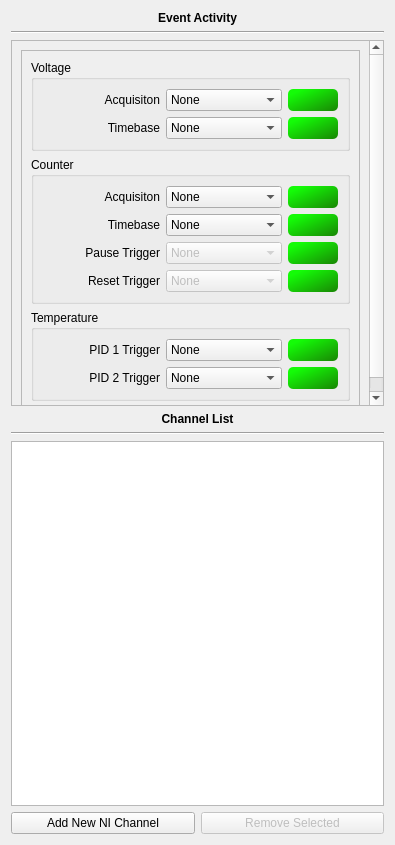
<?xml version="1.0" encoding="UTF-8"?>
<ui version="4.0">
 <class>ChannelManagerWindow</class>
 <widget class="QWidget" name="ChannelManagerWindow">
  <property name="enabled">
   <bool>true</bool>
  </property>
  <property name="geometry">
   <rect>
    <x>0</x>
    <y>0</y>
    <width>395</width>
    <height>845</height>
   </rect>
  </property>
  <property name="minimumSize">
   <size>
    <width>257</width>
    <height>0</height>
   </size>
  </property>
  <property name="windowTitle">
   <string>Form</string>
  </property>
  <layout class="QVBoxLayout" name="verticalLayout">
   <item>
    <widget class="QLabel" name="label_2">
     <property name="font">
      <font>
       <weight>75</weight>
       <bold>true</bold>
      </font>
     </property>
     <property name="text">
      <string>Event Activity</string>
     </property>
     <property name="alignment">
      <set>Qt::AlignCenter</set>
     </property>
    </widget>
   </item>
   <item>
    <widget class="Line" name="line_2">
     <property name="orientation">
      <enum>Qt::Horizontal</enum>
     </property>
    </widget>
   </item>
   <item>
    <widget class="QScrollArea" name="scrollArea">
     <property name="verticalScrollBarPolicy">
      <enum>Qt::ScrollBarAlwaysOn</enum>
     </property>
     <property name="horizontalScrollBarPolicy">
      <enum>Qt::ScrollBarAlwaysOff</enum>
     </property>
     <property name="widgetResizable">
      <bool>true</bool>
     </property>
     <widget class="QWidget" name="scrollAreaWidgetContents">
      <property name="geometry">
       <rect>
        <x>0</x>
        <y>0</y>
        <width>358</width>
        <height>365</height>
       </rect>
      </property>
      <layout class="QVBoxLayout" name="verticalLayout_2">
       <item>
        <widget class="QFrame" name="frame">
         <property name="frameShape">
          <enum>QFrame::StyledPanel</enum>
         </property>
         <property name="frameShadow">
          <enum>QFrame::Raised</enum>
         </property>
         <layout class="QVBoxLayout" name="verticalLayout_3">
          <item>
           <widget class="QGroupBox" name="groupBox">
            <property name="title">
             <string>Voltage</string>
            </property>
            <layout class="QGridLayout" name="gridLayout_2">
             <item row="0" column="2">
              <widget class="QIndicator" name="led_0">
               <property name="minimumSize">
                <size>
                 <width>50</width>
                 <height>0</height>
                </size>
               </property>
               <property name="maximumSize">
                <size>
                 <width>50</width>
                 <height>16777215</height>
                </size>
               </property>
               <property name="styleSheet">
                <string notr="true">QLabel {
	color: white;
border-radius: 5px;
background-color: qlineargradient(spread:pad, x1:0.145, y1:0.16, x2:1, y2:1, stop:0 rgba(20, 252, 7, 255), stop:1 rgba(25, 134, 5, 255));
}</string>
               </property>
               <property name="text">
                <string/>
               </property>
              </widget>
             </item>
             <item row="0" column="0">
              <widget class="QLabel" name="label">
               <property name="text">
                <string>Acquisiton</string>
               </property>
               <property name="alignment">
                <set>Qt::AlignRight|Qt::AlignTrailing|Qt::AlignVCenter</set>
               </property>
              </widget>
             </item>
             <item row="0" column="1">
              <widget class="QComboBox" name="comboBox">
               <property name="minimumSize">
                <size>
                 <width>0</width>
                 <height>0</height>
                </size>
               </property>
               <item>
                <property name="text">
                 <string>None</string>
                </property>
               </item>
              </widget>
             </item>
             <item row="1" column="0">
              <widget class="QLabel" name="label_14">
               <property name="text">
                <string>Timebase</string>
               </property>
               <property name="alignment">
                <set>Qt::AlignRight|Qt::AlignTrailing|Qt::AlignVCenter</set>
               </property>
              </widget>
             </item>
             <item row="1" column="1">
              <widget class="QComboBox" name="comboBox_5">
               <property name="minimumSize">
                <size>
                 <width>0</width>
                 <height>0</height>
                </size>
               </property>
               <item>
                <property name="text">
                 <string>None</string>
                </property>
               </item>
              </widget>
             </item>
             <item row="1" column="2">
              <widget class="QIndicator" name="led_1">
               <property name="minimumSize">
                <size>
                 <width>50</width>
                 <height>0</height>
                </size>
               </property>
               <property name="maximumSize">
                <size>
                 <width>50</width>
                 <height>16777215</height>
                </size>
               </property>
               <property name="styleSheet">
                <string notr="true">QLabel {
	color: white;
border-radius: 5px;
background-color: qlineargradient(spread:pad, x1:0.145, y1:0.16, x2:1, y2:1, stop:0 rgba(20, 252, 7, 255), stop:1 rgba(25, 134, 5, 255));
}</string>
               </property>
               <property name="text">
                <string/>
               </property>
              </widget>
             </item>
            </layout>
           </widget>
          </item>
          <item>
           <widget class="QGroupBox" name="groupBox_2">
            <property name="title">
             <string>Counter</string>
            </property>
            <layout class="QGridLayout" name="gridLayout_3">
             <item row="0" column="2">
              <widget class="QIndicator" name="led_2">
               <property name="minimumSize">
                <size>
                 <width>50</width>
                 <height>0</height>
                </size>
               </property>
               <property name="maximumSize">
                <size>
                 <width>50</width>
                 <height>16777215</height>
                </size>
               </property>
               <property name="styleSheet">
                <string notr="true">QLabel {
	color: white;
border-radius: 5px;
background-color: qlineargradient(spread:pad, x1:0.145, y1:0.16, x2:1, y2:1, stop:0 rgba(20, 252, 7, 255), stop:1 rgba(25, 134, 5, 255));
}</string>
               </property>
               <property name="text">
                <string/>
               </property>
              </widget>
             </item>
             <item row="1" column="0">
              <widget class="QLabel" name="label_18">
               <property name="text">
                <string>Timebase</string>
               </property>
               <property name="alignment">
                <set>Qt::AlignRight|Qt::AlignTrailing|Qt::AlignVCenter</set>
               </property>
              </widget>
             </item>
             <item row="0" column="0">
              <widget class="QLabel" name="label_17">
               <property name="text">
                <string>Acquisiton</string>
               </property>
               <property name="alignment">
                <set>Qt::AlignRight|Qt::AlignTrailing|Qt::AlignVCenter</set>
               </property>
              </widget>
             </item>
             <item row="0" column="1">
              <widget class="QComboBox" name="comboBox_6">
               <property name="minimumSize">
                <size>
                 <width>0</width>
                 <height>0</height>
                </size>
               </property>
               <item>
                <property name="text">
                 <string>None</string>
                </property>
               </item>
              </widget>
             </item>
             <item row="1" column="1">
              <widget class="QComboBox" name="comboBox_7">
               <property name="minimumSize">
                <size>
                 <width>0</width>
                 <height>0</height>
                </size>
               </property>
               <item>
                <property name="text">
                 <string>None</string>
                </property>
               </item>
              </widget>
             </item>
             <item row="1" column="2">
              <widget class="QIndicator" name="led_3">
               <property name="minimumSize">
                <size>
                 <width>50</width>
                 <height>0</height>
                </size>
               </property>
               <property name="maximumSize">
                <size>
                 <width>50</width>
                 <height>16777215</height>
                </size>
               </property>
               <property name="styleSheet">
                <string notr="true">QLabel {
	color: white;
border-radius: 5px;
background-color: qlineargradient(spread:pad, x1:0.145, y1:0.16, x2:1, y2:1, stop:0 rgba(20, 252, 7, 255), stop:1 rgba(25, 134, 5, 255));
}</string>
               </property>
               <property name="text">
                <string/>
               </property>
              </widget>
             </item>
             <item row="2" column="0">
              <widget class="QLabel" name="label_23">
               <property name="text">
                <string>Pause Trigger</string>
               </property>
               <property name="alignment">
                <set>Qt::AlignRight|Qt::AlignTrailing|Qt::AlignVCenter</set>
               </property>
              </widget>
             </item>
             <item row="3" column="0">
              <widget class="QLabel" name="label_24">
               <property name="text">
                <string>Reset Trigger</string>
               </property>
               <property name="alignment">
                <set>Qt::AlignRight|Qt::AlignTrailing|Qt::AlignVCenter</set>
               </property>
              </widget>
             </item>
             <item row="2" column="1">
              <widget class="QComboBox" name="comboBox_10">
               <property name="enabled">
                <bool>false</bool>
               </property>
               <property name="minimumSize">
                <size>
                 <width>0</width>
                 <height>0</height>
                </size>
               </property>
               <item>
                <property name="text">
                 <string>None</string>
                </property>
               </item>
              </widget>
             </item>
             <item row="3" column="1">
              <widget class="QComboBox" name="comboBox_11">
               <property name="enabled">
                <bool>false</bool>
               </property>
               <property name="minimumSize">
                <size>
                 <width>0</width>
                 <height>0</height>
                </size>
               </property>
               <item>
                <property name="text">
                 <string>None</string>
                </property>
               </item>
              </widget>
             </item>
             <item row="2" column="2">
              <widget class="QIndicator" name="led_6">
               <property name="minimumSize">
                <size>
                 <width>50</width>
                 <height>0</height>
                </size>
               </property>
               <property name="maximumSize">
                <size>
                 <width>50</width>
                 <height>16777215</height>
                </size>
               </property>
               <property name="styleSheet">
                <string notr="true">QLabel {
	color: white;
border-radius: 5px;
background-color: qlineargradient(spread:pad, x1:0.145, y1:0.16, x2:1, y2:1, stop:0 rgba(20, 252, 7, 255), stop:1 rgba(25, 134, 5, 255));
}</string>
               </property>
               <property name="text">
                <string/>
               </property>
              </widget>
             </item>
             <item row="3" column="2">
              <widget class="QIndicator" name="led_7">
               <property name="minimumSize">
                <size>
                 <width>50</width>
                 <height>0</height>
                </size>
               </property>
               <property name="maximumSize">
                <size>
                 <width>50</width>
                 <height>16777215</height>
                </size>
               </property>
               <property name="styleSheet">
                <string notr="true">QLabel {
	color: white;
border-radius: 5px;
background-color: qlineargradient(spread:pad, x1:0.145, y1:0.16, x2:1, y2:1, stop:0 rgba(20, 252, 7, 255), stop:1 rgba(25, 134, 5, 255));
}</string>
               </property>
               <property name="text">
                <string/>
               </property>
              </widget>
             </item>
            </layout>
           </widget>
          </item>
          <item>
           <widget class="QGroupBox" name="groupBox_3">
            <property name="title">
             <string>Temperature</string>
            </property>
            <layout class="QGridLayout" name="gridLayout_4">
             <item row="0" column="2">
              <widget class="QIndicator" name="led_4">
               <property name="minimumSize">
                <size>
                 <width>50</width>
                 <height>0</height>
                </size>
               </property>
               <property name="maximumSize">
                <size>
                 <width>50</width>
                 <height>16777215</height>
                </size>
               </property>
               <property name="styleSheet">
                <string notr="true">QLabel {
	color: white;
border-radius: 5px;
background-color: qlineargradient(spread:pad, x1:0.145, y1:0.16, x2:1, y2:1, stop:0 rgba(20, 252, 7, 255), stop:1 rgba(25, 134, 5, 255));
}</string>
               </property>
               <property name="text">
                <string/>
               </property>
              </widget>
             </item>
             <item row="0" column="0">
              <widget class="QLabel" name="label_21">
               <property name="text">
                <string>PID 1 Trigger</string>
               </property>
               <property name="alignment">
                <set>Qt::AlignRight|Qt::AlignTrailing|Qt::AlignVCenter</set>
               </property>
              </widget>
             </item>
             <item row="0" column="1">
              <widget class="QComboBox" name="comboBox_8">
               <property name="minimumSize">
                <size>
                 <width>0</width>
                 <height>0</height>
                </size>
               </property>
               <item>
                <property name="text">
                 <string>None</string>
                </property>
               </item>
              </widget>
             </item>
             <item row="1" column="0">
              <widget class="QLabel" name="label_22">
               <property name="text">
                <string>PID 2 Trigger</string>
               </property>
               <property name="alignment">
                <set>Qt::AlignRight|Qt::AlignTrailing|Qt::AlignVCenter</set>
               </property>
              </widget>
             </item>
             <item row="1" column="1">
              <widget class="QComboBox" name="comboBox_9">
               <property name="minimumSize">
                <size>
                 <width>0</width>
                 <height>0</height>
                </size>
               </property>
               <item>
                <property name="text">
                 <string>None</string>
                </property>
               </item>
              </widget>
             </item>
             <item row="1" column="2">
              <widget class="QIndicator" name="led_5">
               <property name="minimumSize">
                <size>
                 <width>50</width>
                 <height>0</height>
                </size>
               </property>
               <property name="maximumSize">
                <size>
                 <width>50</width>
                 <height>16777215</height>
                </size>
               </property>
               <property name="styleSheet">
                <string notr="true">QLabel {
	color: white;
border-radius: 5px;
background-color: qlineargradient(spread:pad, x1:0.145, y1:0.16, x2:1, y2:1, stop:0 rgba(20, 252, 7, 255), stop:1 rgba(25, 134, 5, 255));
}</string>
               </property>
               <property name="text">
                <string/>
               </property>
              </widget>
             </item>
            </layout>
           </widget>
          </item>
         </layout>
        </widget>
       </item>
       <item>
        <spacer name="verticalSpacer_2">
         <property name="orientation">
          <enum>Qt::Vertical</enum>
         </property>
         <property name="sizeHint" stdset="0">
          <size>
           <width>20</width>
           <height>40</height>
          </size>
         </property>
        </spacer>
       </item>
      </layout>
     </widget>
    </widget>
   </item>
   <item>
    <widget class="QLabel" name="label_13">
     <property name="font">
      <font>
       <weight>75</weight>
       <bold>true</bold>
      </font>
     </property>
     <property name="text">
      <string>Channel List</string>
     </property>
     <property name="alignment">
      <set>Qt::AlignCenter</set>
     </property>
    </widget>
   </item>
   <item>
    <widget class="Line" name="line">
     <property name="orientation">
      <enum>Qt::Horizontal</enum>
     </property>
    </widget>
   </item>
   <item>
    <widget class="QTableView" name="tableView"/>
   </item>
   <item>
    <layout class="QHBoxLayout" name="horizontalLayout">
     <item>
      <widget class="QPushButton" name="pushButton">
       <property name="text">
        <string>Add New NI Channel</string>
       </property>
      </widget>
     </item>
     <item>
      <widget class="QPushButton" name="pushButton_2">
       <property name="enabled">
        <bool>false</bool>
       </property>
       <property name="text">
        <string>Remove Selected</string>
       </property>
      </widget>
     </item>
    </layout>
   </item>
  </layout>
 </widget>
 <customwidgets>
  <customwidget>
   <class>QIndicator</class>
   <extends>QLabel</extends>
   <header>src/extras/qindicator.h</header>
  </customwidget>
 </customwidgets>
 <resources/>
 <connections/>
</ui>
